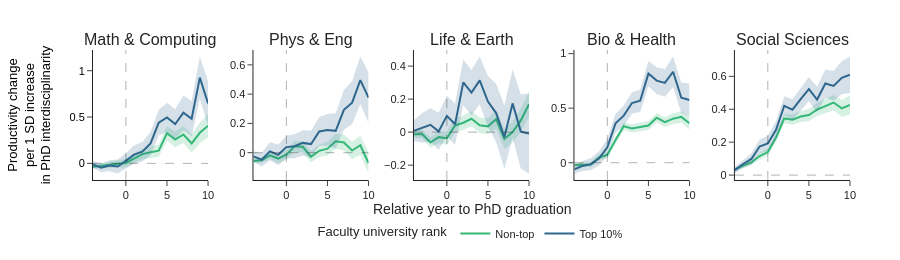

The notebook cell saved with this chart:
### Code cell
# plot
groupvar, group = "phd_community", list(community_names.keys())
titles = [name for name in community_names.values()]

fig = make_subplots(
    rows=1,
    cols=5,
    subplot_titles=titles,
    vertical_spacing=0.15,
    horizontal_spacing=0.06,
)
names = ["Non-top", f"Top {r}%"]
colors = generate_gradient_colors(2)

for i, domain in enumerate(group):
    for j, top in enumerate(range(2)):

        t1_domain = data.query(f"{groupvar} == @domain and is_top == @top")
        t1 = t1_domain.dropna()

        x = tau_range
        y1 = t1["coef"].to_numpy()
        y1_upper, y1_lower = (
            t1["ci_low"].to_numpy(),
            t1["ci_high"].to_numpy(),
        )

        fig = add_lines_with_errorband(
            fig,
            x,
            y1,
            y1_upper,
            y1_lower,
            name=names[j],
            color=colors[j],
            showlegend=True if i == 0 else False,
            row=1,
            col=i % 5 + 1,
        )

fig = plot_styling(fig, size=(260, 900), title=None)
# update legend title
fig.update_layout(
    legend=dict(
        title="Faculty university rank",
        orientation="h",
        yanchor="top",
        y=-0.3,
        yref="paper",
        xanchor="center",
        x=0.5,
        xref="paper",
    )
)
fig.update_yaxes(
    title=dict(text="Productivity change<br>per 1 SD increase<br>in PhD interdisciplinarity"),
    titlefont=dict(color="black"),
    tickfont=dict(color="black"),
    col=1,
)

# zeroline
fig.add_vline(x=0, line=dict(dash="dash", width=1))
fig.add_hline(y=0, line=dict(dash="dash", width=1))

# Update layout to include super x and y labels
fig.update_xaxes(title=dict(text=None, standoff=0))
fig.add_annotation(
    text="Relative year to PhD graduation",
    x=0.5,
    y=-0.3,
    showarrow=False,
    xref="paper",
    xanchor="center",
    yref="paper",
    yanchor="bottom",
    font=dict(size=14),
)

fig.show()
fig.write_image(f"figures/prod_premium_top{r}.pdf")

### Figure 1 — Plotly figure (JSON) as saved in the notebook; plotly's stock layout.template omitted (floating-point values rounded to 4 significant figures)
{"data": [{"line": {"color": "rgba(53, 183, 120, 1)", "width": 2}, "mode": "lines", "name": "Non-top", "showlegend": true, "type": "scatter", "x": [-4, -3, -2, -1, 0, 1, 2, 3, 4, 5, 6, 7, 8, 9, 10], "xaxis": "x", "y": [-0.0368, -0.02342, -0.01555, -0.004562, 0.004174, 0.05662, 0.1002, 0.1195, 0.1365, 0.3243, 0.2567, 0.3119, 0.2151, 0.3298, 0.406], "yaxis": "y"}, {"fill": "toself", "fillcolor": "rgba(53, 183, 120, 0.2)", "line": {"color": "rgba(255,255,255,0)"}, "showlegend": false, "type": "scatter", "x": [-4, -3, -2, -1, 0, 1, 2, 3, 4, 5, 6, 7, 8, 9, 10, 10, 9, 8, 7, 6, 5, 4, 3, 2, 1, 0, -1, -2, -3, -4], "xaxis": "x", "y": [-0.01751, 0.0009353, 0.01457, 0.03442, 0.04973, 0.1083, 0.1563, 0.1828, 0.2038, 0.4009, 0.3405, 0.4029, 0.3118, 0.4416, 0.5313, 0.2807, 0.2181, 0.1185, 0.221, 0.173, 0.2477, 0.06933, 0.05626, 0.0441, 0.004913, -0.04139, -0.04354, -0.04568, -0.04777, -0.05608], "yaxis": "y"}, {"line": {"color": "rgba(48, 103, 141, 1)", "width": 2}, "mode": "lines", "name": "Top 10%", "showlegend": true, "type": "scatter", "x": [-4, -3, -2, -1, 0, 1, 2, 3, 4, 5, 6, 7, 8, 9, 10], "xaxis": "x", "y": [-0.01193, -0.04819, -0.02404, -0.03418, 0.02721, 0.09395, 0.1258, 0.2145, 0.4401, 0.4949, 0.4232, 0.5461, 0.4816, 0.9251, 0.6466], "yaxis": "y"}, {"fill": "toself", "fillcolor": "rgba(48, 103, 141, 0.2)", "line": {"color": "rgba(255,255,255,0)"}, "showlegend": false, "type": "scatter", "x": [-4, -3, -2, -1, 0, 1, 2, 3, 4, 5, 6, 7, 8, 9, 10, 10, 9, 8, 7, 6, 5, 4, 3, 2, 1, 0, -1, -2, -3, -4], "xaxis": "x", "y": [0.02639, -0.0003407, 0.03442, 0.04111, 0.1124, 0.1927, 0.2317, 0.338, 0.5799, 0.6506, 0.5854, 0.7315, 0.6726, 1.154, 0.8865, 0.4067, 0.6968, 0.2907, 0.3607, 0.261, 0.3392, 0.3003, 0.09105, 0.01986, -0.004751, -0.058, -0.1095, -0.0825, -0.09604, -0.05025], "yaxis": "y"}, {"line": {"color": "rgba(53, 183, 120, 1)", "width": 2}, "mode": "lines", "name": "Non-top", "showlegend": false, "type": "scatter", "x": [-4, -3, -2, -1, 0, 1, 2, 3, 4, 5, 6, 7, 8, 9, 10], "xaxis": "x2", "y": [-0.05617, -0.05129, -0.0183, -0.04005, -0.01359, 0.04338, 0.04, -0.02825, 0.01279, 0.02719, 0.07817, 0.07006, 0.01481, 0.05106, -0.07034], "yaxis": "y2"}, {"fill": "toself", "fillcolor": "rgba(53, 183, 120, 0.2)", "line": {"color": "rgba(255,255,255,0)"}, "showlegend": false, "type": "scatter", "x": [-4, -3, -2, -1, 0, 1, 2, 3, 4, 5, 6, 7, 8, 9, 10, 10, 9, 8, 7, 6, 5, 4, 3, 2, 1, 0, -1, -2, -3, -4], "xaxis": "x2", "y": [-0.04058, -0.03146, 0.006944, -0.009744, 0.02072, 0.07969, 0.07731, 0.01075, 0.0543, 0.07288, 0.1289, 0.125, 0.07478, 0.1165, 0.001592, -0.1423, -0.01437, -0.04516, 0.01515, 0.02749, -0.0185, -0.02872, -0.06725, 0.002684, 0.007074, -0.04791, -0.07035, -0.04354, -0.07113, -0.07177], "yaxis": "y2"}, {"line": {"color": "rgba(48, 103, 141, 1)", "width": 2}, "mode": "lines", "name": "Top 10%", "showlegend": false, "type": "scatter", "x": [-4, -3, -2, -1, 0, 1, 2, 3, 4, 5, 6, 7, 8, 9, 10], "xaxis": "x2", "y": [-0.02552, -0.04815, 0.009252, -0.01471, 0.03791, 0.04451, 0.06683, 0.05871, 0.1452, 0.1556, 0.1492, 0.2927, 0.3421, 0.4954, 0.3758], "yaxis": "y2"}, {"fill": "toself", "fillcolor": "rgba(48, 103, 141, 0.2)", "line": {"color": "rgba(255,255,255,0)"}, "showlegend": false, "type": "scatter", "x": [-4, -3, -2, -1, 0, 1, 2, 3, 4, 5, 6, 7, 8, 9, 10, 10, 9, 8, 7, 6, 5, 4, 3, 2, 1, 0, -1, -2, -3, -4], "xaxis": "x2", "y": [0.01057, -0.002065, 0.07044, 0.05585, 0.1151, 0.1264, 0.1525, 0.1498, 0.2437, 0.2639, 0.2702, 0.4289, 0.4884, 0.6573, 0.5479, 0.2037, 0.3335, 0.1957, 0.1565, 0.02828, 0.04722, 0.04682, -0.03236, -0.01888, -0.03736, -0.03928, -0.08527, -0.05193, -0.09424, -0.06161], "yaxis": "y2"}, {"line": {"color": "rgba(53, 183, 120, 1)", "width": 2}, "mode": "lines", "name": "Non-top", "showlegend": false, "type": "scatter", "x": [-4, -3, -2, -1, 0, 1, 2, 3, 4, 5, 6, 7, 8, 9, 10], "xaxis": "x3", "y": [-0.0123, -0.01156, -0.0625, -0.03032, -0.0371, 0.04052, 0.05721, 0.08098, 0.0417, 0.03521, 0.07808, -0.04118, 0.0008237, 0.0708, 0.1689], "yaxis": "y3"}, {"fill": "toself", "fillcolor": "rgba(53, 183, 120, 0.2)", "line": {"color": "rgba(255,255,255,0)"}, "showlegend": false, "type": "scatter", "x": [-4, -3, -2, -1, 0, 1, 2, 3, 4, 5, 6, 7, 8, 9, 10, 10, 9, 8, 7, 6, 5, 4, 3, 2, 1, 0, -1, -2, -3, -4], "xaxis": "x3", "y": [0.008022, 0.01421, -0.03076, 0.006841, 0.003593, 0.08288, 0.1009, 0.1261, 0.08898, 0.08488, 0.1325, 0.01823, 0.06602, 0.1415, 0.2458, 0.09205, 0.0001206, -0.06437, -0.1006, 0.02364, -0.01446, -0.005583, 0.03582, 0.01347, -0.001845, -0.0778, -0.06748, -0.09423, -0.03733, -0.03262], "yaxis": "y3"}, {"line": {"color": "rgba(48, 103, 141, 1)", "width": 2}, "mode": "lines", "name": "Top 10%", "showlegend": false, "type": "scatter", "x": [-4, -3, -2, -1, 0, 1, 2, 3, 4, 5, 6, 7, 8, 9, 10], "xaxis": "x3", "y": [0.00873, 0.02566, 0.04428, 0.00483, 0.09842, 0.04736, 0.3017, 0.239, 0.3133, 0.1856, 0.1154, -0.03006, 0.1741, 0.003154, -0.007817], "yaxis": "y3"}, {"fill": "toself", "fillcolor": "rgba(48, 103, 141, 0.2)", "line": {"color": "rgba(255,255,255,0)"}, "showlegend": false, "type": "scatter", "x": [-4, -3, -2, -1, 0, 1, 2, 3, 4, 5, 6, 7, 8, 9, 10, 10, 9, 8, 7, 6, 5, 4, 3, 2, 1, 0, -1, -2, -3, -4], "xaxis": "x3", "y": [0.07309, 0.1139, 0.1446, 0.1179, 0.2208, 0.1718, 0.4401, 0.3758, 0.458, 0.3401, 0.291, 0.1616, 0.3809, 0.228, 0.2348, -0.2504, -0.2217, -0.03263, -0.2217, -0.06017, 0.03102, 0.1685, 0.1022, 0.1633, -0.07711, -0.02395, -0.1082, -0.05601, -0.06261, -0.05563], "yaxis": "y3"}, {"line": {"color": "rgba(53, 183, 120, 1)", "width": 2}, "mode": "lines", "name": "Non-top", "showlegend": false, "type": "scatter", "x": [-4, -3, -2, -1, 0, 1, 2, 3, 4, 5, 6, 7, 8, 9, 10], "xaxis": "x4", "y": [-0.02105, -0.0174, -0.01738, 0.04937, 0.07138, 0.2082, 0.3348, 0.3135, 0.3285, 0.341, 0.413, 0.3724, 0.4039, 0.4201, 0.3613], "yaxis": "y4"}, {"fill": "toself", "fillcolor": "rgba(53, 183, 120, 0.2)", "line": {"color": "rgba(255,255,255,0)"}, "showlegend": false, "type": "scatter", "x": [-4, -3, -2, -1, 0, 1, 2, 3, 4, 5, 6, 7, 8, 9, 10, 10, 9, 8, 7, 6, 5, 4, 3, 2, 1, 0, -1, -2, -3, -4], "xaxis": "x4", "y": [-0.004062, 0.002682, 0.006079, 0.07665, 0.1024, 0.2414, 0.3708, 0.3507, 0.3671, 0.3815, 0.4556, 0.4172, 0.4525, 0.4729, 0.4179, 0.3047, 0.3672, 0.3554, 0.3275, 0.3704, 0.3004, 0.2899, 0.2763, 0.2987, 0.175, 0.04039, 0.02209, -0.04083, -0.03748, -0.03803], "yaxis": "y4"}, {"line": {"color": "rgba(48, 103, 141, 1)", "width": 2}, "mode": "lines", "name": "Top 10%", "showlegend": false, "type": "scatter", "x": [-4, -3, -2, -1, 0, 1, 2, 3, 4, 5, 6, 7, 8, 9, 10], "xaxis": "x4", "y": [-0.06017, -0.02949, -0.01346, 0.04013, 0.1418, 0.3617, 0.4318, 0.5472, 0.5676, 0.8171, 0.7529, 0.7312, 0.8342, 0.5958, 0.5752], "yaxis": "y4"}, {"fill": "toself", "fillcolor": "rgba(48, 103, 141, 0.2)", "line": {"color": "rgba(255,255,255,0)"}, "showlegend": false, "type": "scatter", "x": [-4, -3, -2, -1, 0, 1, 2, 3, 4, 5, 6, 7, 8, 9, 10, 10, 9, 8, 7, 6, 5, 4, 3, 2, 1, 0, -1, -2, -3, -4], "xaxis": "x4", "y": [-0.02137, 0.0166, 0.04266, 0.1044, 0.2192, 0.4484, 0.5243, 0.6462, 0.6707, 0.9332, 0.8748, 0.8577, 0.9738, 0.7354, 0.7256, 0.4247, 0.4561, 0.6945, 0.6046, 0.6311, 0.7009, 0.4645, 0.4483, 0.3392, 0.275, 0.06434, -0.0242, -0.06959, -0.07559, -0.09897], "yaxis": "y4"}, {"line": {"color": "rgba(53, 183, 120, 1)", "width": 2}, "mode": "lines", "name": "Non-top", "showlegend": false, "type": "scatter", "x": [-4, -3, -2, -1, 0, 1, 2, 3, 4, 5, 6, 7, 8, 9, 10], "xaxis": "x5", "y": [0.03423, 0.05817, 0.07654, 0.1158, 0.1402, 0.2275, 0.3442, 0.337, 0.3556, 0.3649, 0.3984, 0.4206, 0.441, 0.406, 0.4268], "yaxis": "y5"}, {"fill": "toself", "fillcolor": "rgba(53, 183, 120, 0.2)", "line": {"color": "rgba(255,255,255,0)"}, "showlegend": false, "type": "scatter", "x": [-4, -3, -2, -1, 0, 1, 2, 3, 4, 5, 6, 7, 8, 9, 10, 10, 9, 8, 7, 6, 5, 4, 3, 2, 1, 0, -1, -2, -3, -4], "xaxis": "x5", "y": [0.0448, 0.07168, 0.09354, 0.1363, 0.1634, 0.2542, 0.3736, 0.3683, 0.3892, 0.401, 0.4375, 0.4634, 0.4874, 0.4568, 0.4839, 0.3697, 0.3552, 0.3946, 0.3778, 0.3594, 0.3289, 0.322, 0.3057, 0.3149, 0.2008, 0.1169, 0.09531, 0.05954, 0.04466, 0.02366], "yaxis": "y5"}, {"line": {"color": "rgba(48, 103, 141, 1)", "width": 2}, "mode": "lines", "name": "Top 10%", "showlegend": false, "type": "scatter", "x": [-4, -3, -2, -1, 0, 1, 2, 3, 4, 5, 6, 7, 8, 9, 10], "xaxis": "x5", "y": [0.03013, 0.06741, 0.09807, 0.1737, 0.1926, 0.2752, 0.4213, 0.3977, 0.4622, 0.5224, 0.4591, 0.5565, 0.5424, 0.5917, 0.6099], "yaxis": "y5"}, {"fill": "toself", "fillcolor": "rgba(48, 103, 141, 0.2)", "line": {"color": "rgba(255,255,255,0)"}, "showlegend": false, "type": "scatter", "x": [-4, -3, -2, -1, 0, 1, 2, 3, 4, 5, 6, 7, 8, 9, 10, 10, 9, 8, 7, 6, 5, 4, 3, 2, 1, 0, -1, -2, -3, -4], "xaxis": "x5", "y": [0.05064, 0.09349, 0.1311, 0.2159, 0.2394, 0.3275, 0.48, 0.4605, 0.5305, 0.5963, 0.5366, 0.642, 0.6327, 0.6915, 0.7209, 0.499, 0.4919, 0.4521, 0.4711, 0.3815, 0.4485, 0.3939, 0.3348, 0.3627, 0.2229, 0.1458, 0.1315, 0.06503, 0.04133, 0.009626], "yaxis": "y5"}], "layout": {"annotations": [{"font": {"size": 16}, "showarrow": false, "text": "Math & Computing", "x": 0.076, "xanchor": "center", "xref": "paper", "y": 1, "yanchor": "bottom", "yref": "paper"}, {"font": {"size": 16}, "showarrow": false, "text": "Phys & Eng", "x": 0.288, "xanchor": "center", "xref": "paper", "y": 1, "yanchor": "bottom", "yref": "paper"}, {"font": {"size": 16}, "showarrow": false, "text": "Life & Earth", "x": 0.5, "xanchor": "center", "xref": "paper", "y": 1, "yanchor": "bottom", "yref": "paper"}, {"font": {"size": 16}, "showarrow": false, "text": "Bio & Health", "x": 0.712, "xanchor": "center", "xref": "paper", "y": 1, "yanchor": "bottom", "yref": "paper"}, {"font": {"size": 16}, "showarrow": false, "text": "Social Sciences", "x": 0.924, "xanchor": "center", "xref": "paper", "y": 1, "yanchor": "bottom", "yref": "paper"}, {"font": {"size": 14}, "showarrow": false, "text": "Relative year to PhD graduation", "x": 0.5, "xanchor": "center", "xref": "paper", "y": -0.3, "yanchor": "bottom", "yref": "paper"}], "font": {"family": "Arial", "size": 11}, "height": 260, "legend": {"orientation": "h", "title": {"text": "Faculty university rank"}, "x": 0.5, "xanchor": "center", "xref": "paper", "y": -0.3, "yanchor": "top", "yref": "paper"}, "margin": {"b": 50, "l": 50, "r": 50, "t": 50}, "shapes": [{"line": {"dash": "dash", "width": 1}, "type": "line", "x0": 0, "x1": 0, "xref": "x", "y0": 0, "y1": 1, "yref": "y domain"}, {"line": {"dash": "dash", "width": 1}, "type": "line", "x0": 0, "x1": 0, "xref": "x2", "y0": 0, "y1": 1, "yref": "y2 domain"}, {"line": {"dash": "dash", "width": 1}, "type": "line", "x0": 0, "x1": 0, "xref": "x3", "y0": 0, "y1": 1, "yref": "y3 domain"}, {"line": {"dash": "dash", "width": 1}, "type": "line", "x0": 0, "x1": 0, "xref": "x4", "y0": 0, "y1": 1, "yref": "y4 domain"}, {"line": {"dash": "dash", "width": 1}, "type": "line", "x0": 0, "x1": 0, "xref": "x5", "y0": 0, "y1": 1, "yref": "y5 domain"}, {"line": {"dash": "dash", "width": 1}, "type": "line", "x0": 0, "x1": 1, "xref": "x domain", "y0": 0, "y1": 0, "yref": "y"}, {"line": {"dash": "dash", "width": 1}, "type": "line", "x0": 0, "x1": 1, "xref": "x2 domain", "y0": 0, "y1": 0, "yref": "y2"}, {"line": {"dash": "dash", "width": 1}, "type": "line", "x0": 0, "x1": 1, "xref": "x3 domain", "y0": 0, "y1": 0, "yref": "y3"}, {"line": {"dash": "dash", "width": 1}, "type": "line", "x0": 0, "x1": 1, "xref": "x4 domain", "y0": 0, "y1": 0, "yref": "y4"}, {"line": {"dash": "dash", "width": 1}, "type": "line", "x0": 0, "x1": 1, "xref": "x5 domain", "y0": 0, "y1": 0, "yref": "y5"}], "title": {"font": {"size": 14}, "x": 0.5, "xanchor": "center", "xref": "container"}, "width": 900, "xaxis": {"anchor": "y", "domain": [0, 0.152], "title": {"standoff": 0}}, "xaxis2": {"anchor": "y2", "domain": [0.212, 0.364], "title": {"standoff": 0}}, "xaxis3": {"anchor": "y3", "domain": [0.424, 0.576], "title": {"standoff": 0}}, "xaxis4": {"anchor": "y4", "domain": [0.636, 0.788], "title": {"standoff": 0}}, "xaxis5": {"anchor": "y5", "domain": [0.848, 1], "title": {"standoff": 0}}, "yaxis": {"anchor": "x", "domain": [0, 1], "tickfont": {"color": "black"}, "title": {"font": {"color": "black"}, "text": "Productivity change<br>per 1 SD increase<br>in PhD interdisciplinarity"}}, "yaxis2": {"anchor": "x2", "domain": [0, 1]}, "yaxis3": {"anchor": "x3", "domain": [0, 1]}, "yaxis4": {"anchor": "x4", "domain": [0, 1]}, "yaxis5": {"anchor": "x5", "domain": [0, 1]}}}
